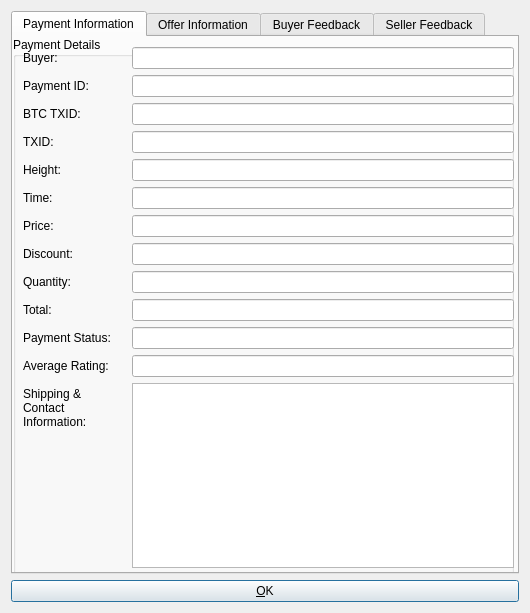
<?xml version="1.0" encoding="UTF-8"?>
<ui version="4.0">
 <class>OfferAcceptInfoDialog</class>
 <widget class="QDialog" name="OfferAcceptInfoDialog">
  <property name="geometry">
   <rect>
    <x>0</x>
    <y>0</y>
    <width>530</width>
    <height>613</height>
   </rect>
  </property>
  <property name="windowTitle">
   <string>Offer Accept Info</string>
  </property>
  <property name="autoFillBackground">
   <bool>true</bool>
  </property>
  <layout class="QVBoxLayout" name="verticalLayout">
   <item>
    <widget class="QTabWidget" name="acceptinfo">
     <property name="currentIndex">
      <number>0</number>
     </property>
     <widget class="QWidget" name="general">
      <attribute name="title">
       <string>Payment Information</string>
      </attribute>
      <widget class="QGroupBox" name="groupBox">
       <property name="geometry">
        <rect>
         <x>0</x>
         <y>0</y>
         <width>501</width>
         <height>541</height>
        </rect>
       </property>
       <property name="title">
        <string>Payment Details</string>
       </property>
       <widget class="QWidget" name="layoutWidget">
        <property name="geometry">
         <rect>
          <x>10</x>
          <y>10</y>
          <width>491</width>
          <height>521</height>
         </rect>
        </property>
        <layout class="QFormLayout" name="formLayout">
         <property name="fieldGrowthPolicy">
          <enum>QFormLayout::AllNonFixedFieldsGrow</enum>
         </property>
         <item row="0" column="0">
          <widget class="QLabel" name="label_10">
           <property name="text">
            <string>Buyer:</string>
           </property>
          </widget>
         </item>
         <item row="1" column="0">
          <widget class="QLabel" name="label_2">
           <property name="text">
            <string>Payment ID:</string>
           </property>
          </widget>
         </item>
         <item row="1" column="1">
          <widget class="QLineEdit" name="paymentguidEdit"/>
         </item>
         <item row="2" column="0">
          <widget class="QLabel" name="btctxidLabel">
           <property name="text">
            <string>BTC TXID:</string>
           </property>
          </widget>
         </item>
         <item row="2" column="1">
          <widget class="QLineEdit" name="btctxidEdit"/>
         </item>
         <item row="3" column="0">
          <widget class="QLabel" name="label_4">
           <property name="text">
            <string>TXID:</string>
           </property>
          </widget>
         </item>
         <item row="3" column="1">
          <widget class="QLineEdit" name="txidEdit">
           <property name="enabled">
            <bool>true</bool>
           </property>
          </widget>
         </item>
         <item row="4" column="0">
          <widget class="QLabel" name="label_6">
           <property name="text">
            <string>Height:</string>
           </property>
          </widget>
         </item>
         <item row="4" column="1">
          <widget class="QLineEdit" name="heightEdit">
           <property name="enabled">
            <bool>true</bool>
           </property>
          </widget>
         </item>
         <item row="5" column="0">
          <widget class="QLabel" name="label_5">
           <property name="text">
            <string>Time:</string>
           </property>
          </widget>
         </item>
         <item row="5" column="1">
          <widget class="QLineEdit" name="timeEdit">
           <property name="enabled">
            <bool>true</bool>
           </property>
          </widget>
         </item>
         <item row="6" column="0">
          <widget class="QLabel" name="label_7">
           <property name="text">
            <string>Price:</string>
           </property>
          </widget>
         </item>
         <item row="6" column="1">
          <widget class="QLineEdit" name="priceEdit">
           <property name="enabled">
            <bool>true</bool>
           </property>
          </widget>
         </item>
         <item row="7" column="0">
          <widget class="QLabel" name="discountLabel">
           <property name="text">
            <string>Discount:</string>
           </property>
          </widget>
         </item>
         <item row="7" column="1">
          <widget class="QLineEdit" name="discountEdit"/>
         </item>
         <item row="8" column="0">
          <widget class="QLabel" name="label_13">
           <property name="text">
            <string>Quantity:</string>
           </property>
          </widget>
         </item>
         <item row="8" column="1">
          <widget class="QLineEdit" name="quantityEdit">
           <property name="enabled">
            <bool>true</bool>
           </property>
          </widget>
         </item>
         <item row="9" column="0">
          <widget class="QLabel" name="label_9">
           <property name="text">
            <string>Total:</string>
           </property>
          </widget>
         </item>
         <item row="9" column="1">
          <widget class="QLineEdit" name="totalEdit">
           <property name="enabled">
            <bool>true</bool>
           </property>
          </widget>
         </item>
         <item row="10" column="0">
          <widget class="QLabel" name="label_8">
           <property name="text">
            <string>Payment Status:</string>
           </property>
          </widget>
         </item>
         <item row="10" column="1">
          <widget class="QLineEdit" name="paidEdit">
           <property name="enabled">
            <bool>true</bool>
           </property>
          </widget>
         </item>
         <item row="11" column="0">
          <widget class="QLabel" name="label">
           <property name="text">
            <string>Average Rating:</string>
           </property>
          </widget>
         </item>
         <item row="11" column="1">
          <widget class="QLineEdit" name="ratingEdit"/>
         </item>
         <item row="14" column="0">
          <widget class="QLabel" name="label_11">
           <property name="text">
            <string>Shipping &amp; Contact Information:</string>
           </property>
           <property name="wordWrap">
            <bool>true</bool>
           </property>
          </widget>
         </item>
         <item row="14" column="1">
          <widget class="QTextEdit" name="paymessageEdit">
           <property name="enabled">
            <bool>true</bool>
           </property>
          </widget>
         </item>
         <item row="0" column="1">
          <widget class="QLineEdit" name="buyerEdit"/>
         </item>
        </layout>
       </widget>
      </widget>
     </widget>
     <widget class="QWidget" name="tab">
      <attribute name="title">
       <string>Offer Information</string>
      </attribute>
      <widget class="QGroupBox" name="groupBox_2">
       <property name="geometry">
        <rect>
         <x>0</x>
         <y>0</y>
         <width>501</width>
         <height>541</height>
        </rect>
       </property>
       <property name="title">
        <string>Offer Details</string>
       </property>
       <widget class="QWidget" name="layoutWidget_2">
        <property name="geometry">
         <rect>
          <x>10</x>
          <y>10</y>
          <width>491</width>
          <height>521</height>
         </rect>
        </property>
        <layout class="QFormLayout" name="formLayout_2">
         <property name="fieldGrowthPolicy">
          <enum>QFormLayout::AllNonFixedFieldsGrow</enum>
         </property>
         <item row="3" column="0">
          <widget class="QLabel" name="label_16">
           <property name="text">
            <string>Offer Title:</string>
           </property>
          </widget>
         </item>
         <item row="3" column="1">
          <widget class="QLineEdit" name="titleEdit"/>
         </item>
         <item row="4" column="0">
          <widget class="QLabel" name="commissionLabel">
           <property name="text">
            <string>Commission:</string>
           </property>
          </widget>
         </item>
         <item row="4" column="1">
          <widget class="QLineEdit" name="commissionEdit"/>
         </item>
         <item row="1" column="0">
          <widget class="QLabel" name="label_3">
           <property name="text">
            <string>Offer ID:</string>
           </property>
          </widget>
         </item>
         <item row="1" column="1">
          <widget class="QLineEdit" name="offerguidEdit"/>
         </item>
         <item row="2" column="0">
          <widget class="QLabel" name="linkGUIDLabel">
           <property name="text">
            <string>Root Offer ID:</string>
           </property>
          </widget>
         </item>
         <item row="2" column="1">
          <widget class="QLineEdit" name="linkGUIDEdit"/>
         </item>
         <item row="0" column="0">
          <widget class="QLabel" name="label_12">
           <property name="text">
            <string>Merchant:</string>
           </property>
          </widget>
         </item>
         <item row="0" column="1">
          <widget class="QLineEdit" name="sellerEdit"/>
         </item>
         <item row="5" column="0">
          <widget class="QLabel" name="certLabel">
           <property name="text">
            <string>Certificate:</string>
           </property>
          </widget>
         </item>
         <item row="5" column="1">
          <widget class="QLineEdit" name="certEdit"/>
         </item>
        </layout>
       </widget>
      </widget>
     </widget>
     <widget class="QWidget" name="buyerFeedback">
      <attribute name="title">
       <string>Buyer Feedback</string>
      </attribute>
      <widget class="QScrollArea" name="scrollArea">
       <property name="geometry">
        <rect>
         <x>0</x>
         <y>0</y>
         <width>511</width>
         <height>671</height>
        </rect>
       </property>
       <property name="verticalScrollBarPolicy">
        <enum>Qt::ScrollBarAsNeeded</enum>
       </property>
       <property name="horizontalScrollBarPolicy">
        <enum>Qt::ScrollBarAlwaysOff</enum>
       </property>
       <property name="widgetResizable">
        <bool>true</bool>
       </property>
       <widget class="QWidget" name="scrollAreaWidgetContents_2">
        <property name="geometry">
         <rect>
          <x>0</x>
          <y>0</y>
          <width>507</width>
          <height>667</height>
         </rect>
        </property>
        <layout class="QHBoxLayout" name="horizontalLayout">
         <item>
          <layout class="QVBoxLayout" name="buyerFeedbackLayout">
           <property name="sizeConstraint">
            <enum>QLayout::SetMinAndMaxSize</enum>
           </property>
          </layout>
         </item>
        </layout>
       </widget>
      </widget>
     </widget>
     <widget class="QWidget" name="sellerFeedback">
      <attribute name="title">
       <string>Seller Feedback</string>
      </attribute>
      <widget class="QScrollArea" name="scrollArea_2">
       <property name="geometry">
        <rect>
         <x>0</x>
         <y>0</y>
         <width>511</width>
         <height>671</height>
        </rect>
       </property>
       <property name="verticalScrollBarPolicy">
        <enum>Qt::ScrollBarAsNeeded</enum>
       </property>
       <property name="horizontalScrollBarPolicy">
        <enum>Qt::ScrollBarAlwaysOff</enum>
       </property>
       <property name="widgetResizable">
        <bool>true</bool>
       </property>
       <widget class="QWidget" name="scrollAreaWidgetContents_4">
        <property name="geometry">
         <rect>
          <x>0</x>
          <y>0</y>
          <width>507</width>
          <height>667</height>
         </rect>
        </property>
        <layout class="QVBoxLayout" name="verticalLayout_4">
         <item>
          <layout class="QVBoxLayout" name="sellerFeedbackLayout">
           <property name="sizeConstraint">
            <enum>QLayout::SetMinAndMaxSize</enum>
           </property>
          </layout>
         </item>
        </layout>
       </widget>
      </widget>
     </widget>
    </widget>
   </item>
   <item>
    <widget class="QPushButton" name="okButton">
     <property name="text">
      <string>&amp;OK</string>
     </property>
    </widget>
   </item>
  </layout>
 </widget>
 <resources>
  <include location="../syscoin.qrc"/>
 </resources>
 <connections/>
</ui>
